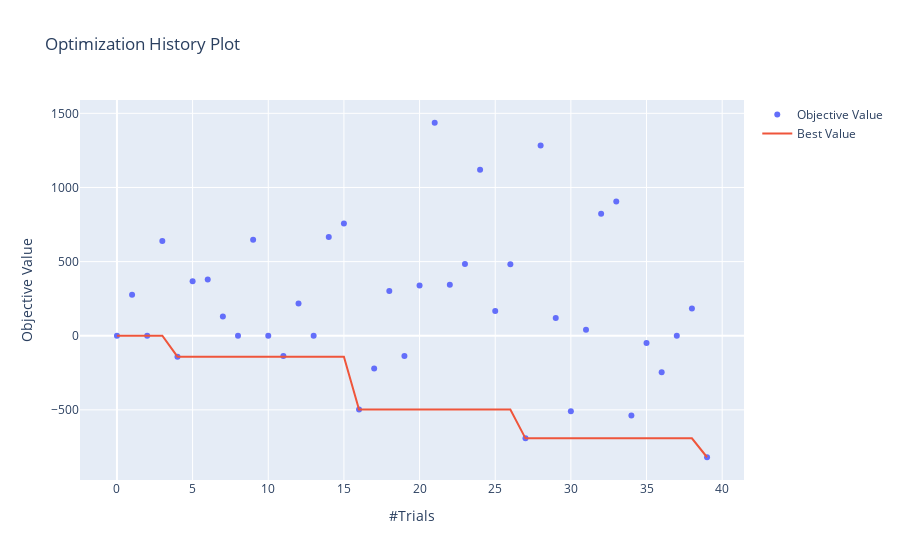

Source (notebook cell):
### Code cell
optuna.visualization.plot_optimization_history(study_ppo2_lstm)

### Figure 1 — Plotly figure (JSON) as saved in the notebook; plotly's stock layout.template omitted (floating-point values rounded to 4 significant figures)
{"data": [{"mode": "markers", "name": "Objective Value", "type": "scatter", "x": [0, 1, 2, 3, 4, 5, 6, 7, 8, 9, 10, 11, 12, 13, 14, 15, 16, 17, 18, 19, 20, 21, 22, 23, 24, 25, 26, 27, 28, 29, 30, 31, 32, 33, 34, 35, 36, 37, 38, 39], "y": [0, 275.6, 0, 639.0, -141.3, 367.1, 379.9, 128.9, 0, 648.1, 0, -136.7, 217.2, 0, 665.2, 757.3, -497.2, -221.0, 302.0, -136.2, 338.8, 1437.0, 344.0, 483.0, 1119.0, 165.9, 481.3, -692.3, 1283.0, 119.4, -509.9, 40.58, 823.2, 904.9, -538.5, -48.43, -246.2, 0, 183.1, -819.7]}, {"name": "Best Value", "type": "scatter", "x": [0, 1, 2, 3, 4, 5, 6, 7, 8, 9, 10, 11, 12, 13, 14, 15, 16, 17, 18, 19, 20, 21, 22, 23, 24, 25, 26, 27, 28, 29, 30, 31, 32, 33, 34, 35, 36, 37, 38, 39], "y": [0, 0, 0, 0, -141.3, -141.3, -141.3, -141.3, -141.3, -141.3, -141.3, -141.3, -141.3, -141.3, -141.3, -141.3, -497.2, -497.2, -497.2, -497.2, -497.2, -497.2, -497.2, -497.2, -497.2, -497.2, -497.2, -692.3, -692.3, -692.3, -692.3, -692.3, -692.3, -692.3, -692.3, -692.3, -692.3, -692.3, -692.3, -819.7]}], "layout": {"title": {"text": "Optimization History Plot"}, "xaxis": {"title": {"text": "#Trials"}}, "yaxis": {"title": {"text": "Objective Value"}}}}
